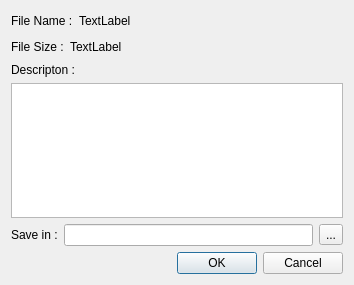
<ui version="4.0" >
 <class>incomingFileDialog</class>
 <widget class="QDialog" name="incomingFileDialog" >
  <property name="geometry" >
   <rect>
    <x>0</x>
    <y>0</y>
    <width>354</width>
    <height>285</height>
   </rect>
  </property>
  <property name="windowTitle" >
   <string>File Transfer Incoming from </string>
  </property>
  <layout class="QVBoxLayout" >
   <item>
    <layout class="QHBoxLayout" >
     <item>
      <widget class="QLabel" name="label" >
       <property name="text" >
        <string>File Name :</string>
       </property>
      </widget>
     </item>
     <item>
      <widget class="QLabel" name="fileNameLabel" >
       <property name="text" >
        <string>TextLabel</string>
       </property>
      </widget>
     </item>
     <item>
      <spacer>
       <property name="orientation" >
        <enum>Qt::Horizontal</enum>
       </property>
       <property name="sizeHint" >
        <size>
         <width>40</width>
         <height>20</height>
        </size>
       </property>
      </spacer>
     </item>
    </layout>
   </item>
   <item>
    <layout class="QHBoxLayout" >
     <item>
      <widget class="QLabel" name="label_2" >
       <property name="text" >
        <string>File Size :</string>
       </property>
      </widget>
     </item>
     <item>
      <widget class="QLabel" name="fileSizeLabel" >
       <property name="text" >
        <string>TextLabel</string>
       </property>
      </widget>
     </item>
     <item>
      <spacer>
       <property name="orientation" >
        <enum>Qt::Horizontal</enum>
       </property>
       <property name="sizeHint" >
        <size>
         <width>40</width>
         <height>20</height>
        </size>
       </property>
      </spacer>
     </item>
    </layout>
   </item>
   <item>
    <layout class="QVBoxLayout" >
     <item>
      <widget class="QLabel" name="label_3" >
       <property name="text" >
        <string>Descripton :</string>
       </property>
      </widget>
     </item>
     <item>
      <widget class="QTextEdit" name="descriptionText" >
       <property name="frameShape" >
        <enum>QFrame::StyledPanel</enum>
       </property>
       <property name="frameShadow" >
        <enum>QFrame::Plain</enum>
       </property>
       <property name="undoRedoEnabled" >
        <bool>false</bool>
       </property>
       <property name="readOnly" >
        <bool>true</bool>
       </property>
       <property name="textInteractionFlags" >
        <set>Qt::NoTextInteraction</set>
       </property>
      </widget>
     </item>
    </layout>
   </item>
   <item>
    <layout class="QHBoxLayout" >
     <item>
      <widget class="QLabel" name="label_4" >
       <property name="text" >
        <string>Save in :</string>
       </property>
      </widget>
     </item>
     <item>
      <widget class="QLineEdit" name="saveFileNameEdit" >
       <property name="sizePolicy" >
        <sizepolicy vsizetype="Fixed" hsizetype="Expanding" >
         <horstretch>0</horstretch>
         <verstretch>0</verstretch>
        </sizepolicy>
       </property>
      </widget>
     </item>
     <item>
      <widget class="QToolButton" name="choseLocationBtn" >
       <property name="text" >
        <string>...</string>
       </property>
      </widget>
     </item>
    </layout>
   </item>
   <item>
    <layout class="QHBoxLayout" >
     <item>
      <spacer>
       <property name="orientation" >
        <enum>Qt::Horizontal</enum>
       </property>
       <property name="sizeHint" >
        <size>
         <width>40</width>
         <height>20</height>
        </size>
       </property>
      </spacer>
     </item>
     <item>
      <widget class="QPushButton" name="agreeBtn" >
       <property name="text" >
        <string>OK</string>
       </property>
      </widget>
     </item>
     <item>
      <widget class="QPushButton" name="declineBtn" >
       <property name="text" >
        <string>Cancel</string>
       </property>
      </widget>
     </item>
    </layout>
   </item>
  </layout>
 </widget>
 <resources/>
 <connections/>
</ui>
